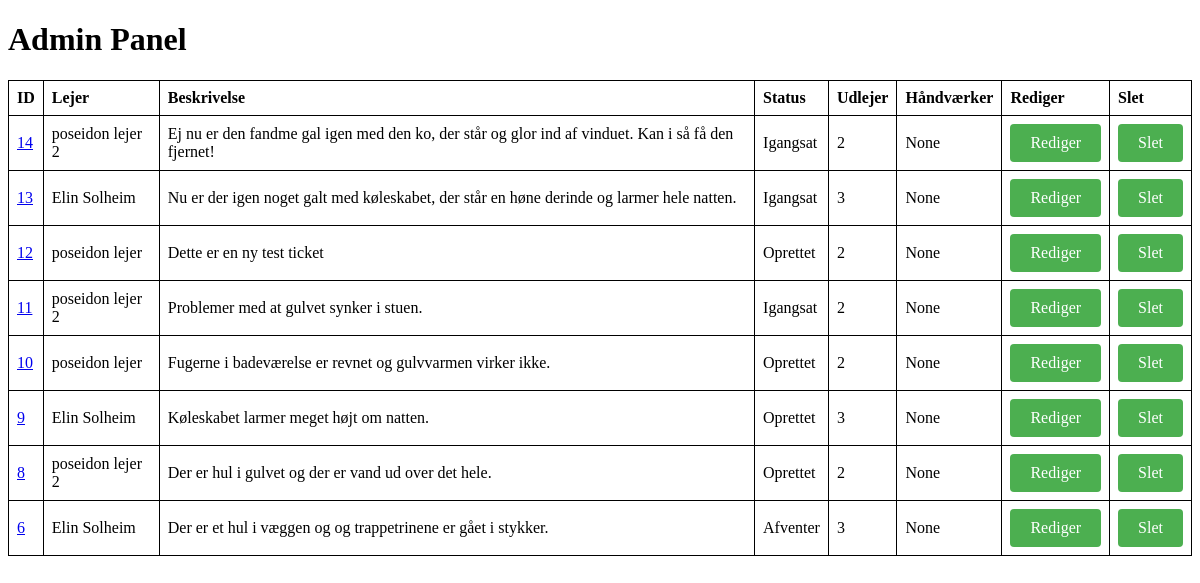
The page /admin (signed in) on the database its author committed.
### tables this page shows
CREATE TABLE tickets (
    id INTEGER PRIMARY KEY AUTOINCREMENT,
    lejer TEXT NOT NULL,
    beskrivelse TEXT NOT NULL,
    status TEXT NOT NULL,
    udlejer TEXT NOT NULL,
    håndværker TEXT,
    user_id INTEGER,
    unit_id INTEGER NOT NULL, created_at TIMESTAMP, updated_at TIMESTAMP, requires_bid BOOLEAN DEFAULT 0, bid_accepted BOOLEAN DEFAULT 0, craftsman_id INTEGER, craftsman_status TEXT DEFAULT 'pending',
    FOREIGN KEY (user_id) REFERENCES users(id),
    FOREIGN KEY (unit_id) REFERENCES units(id)
);

### app.py (the view)
@app.route("/admin")
@flask_login.login_required
def admin():
    if flask_login.current_user.role != 'admin':
        flash('Du har ikke adgang til denne side.', 'error')
        if flask_login.current_user.role == 'udlejer':
            return redirect(url_for('udlejer_dashboard'))
        else:
            return redirect(url_for('index'))
    conn = get_db_connection()
    try:
        udlejer_filter = request.args.get('udlejer', '')
        status_filter = request.args.get('status', '')
        sort_by = request.args.get('sort', 'id')  # Standard: Sortér efter ID
        sort_dir = request.args.get('dir', 'desc')  # Standard: Faldende (nyeste først)
        valid_sort_columns = ['id', 'lejer', 'udlejer', 'status', 'created_at', 'updated_at']
        valid_sort_dirs = ['asc', 'desc']
        if sort_by not in valid_sort_columns:
            sort_by = 'id'
        if sort_dir not in valid_sort_dirs:
            sort_dir = 'desc'
        udlejere = conn.execute('''
            SELECT DISTINCT t.udlejer, u.username
            FROM tickets t
            LEFT JOIN users u ON t.udlejer = u.id
            ORDER BY u.username
        ''').fetchall()
        udlejere_list = []
        for udlejer in udlejere:
            if udlejer['udlejer'] is not None:
                try:
                    udlejer_id = int(udlejer['udlejer'])
                    udlejer_user = conn.execute('SELECT username FROM users WHERE id = ?', (udlejer_id,)).fetchone()
                    if udlejer_user:
                        udlejere_list.append({
                            'id': udlejer_id,
                            'name': udlejer_user['username']
                        })
                except (ValueError, TypeError):
                    udlejere_list.append({
                        'id': udlejer['udlejer'],
                        'name': udlejer['udlejer']
                    })
        statuses = conn.execute('SELECT DISTINCT status FROM tickets ORDER BY status').fetchall()
        query = '''
            SELECT
                t.*,
                u.username as creator_name,
                un.address as unit_address,
                p.name as property_name,
                o.username as udlejer_name
            FROM
                tickets t
            LEFT JOIN
                users u ON t.user_id = u.id
            LEFT JOIN
                units un ON t.unit_id = un.id
            LEFT JOIN
                properties p ON un.property_id = p.id
            LEFT JOIN
                users o ON t.udlejer = o.id
            WHERE 1=1
        '''
        params = []
        if udlejer_filter:
            query += ' AND t.udlejer = ?'
            params.append(udlejer_filter)
        if status_filter:
            query += ' AND t.status = ?'
            params.append(status_filter)
        query += f' ORDER BY t.{sort_by} {sort_dir}'
        tickets = conn.execute(query, params).fetchall()
    except Exception as e:
        print(f"Fejl ved hentning af tickets til admin: {e}")
        tickets = []
        udlejere = []
        statuses = []
    finally:
        conn.close()
    current_udlejer_name = None
    if udlejer_filter:
        for udlejer in udlejere_list:
            if str(udlejer['id']) == str(udlejer_filter):
                current_udlejer_name = udlejer['name']
                break
    return render_template("admin.html", tickets=tickets, udlejere=udlejere_list, statuses=statuses,
                          current_udlejer=udlejer_filter, current_udlejer_name=current_udlejer_name, current_status=status_filter,
                          sort_by=sort_by, sort_dir=sort_dir)

### app.py (called while the page is built)
@login_manager.user_loader
def load_user(user_id):
    conn = get_db_connection()
    user = conn.execute('SELECT * FROM users WHERE id = ?', (user_id,)).fetchone()
    conn.close()
    if user:
        return User(user['id'], user['username'], user['password_hash'], user['role'], user['invitation_token'],
                    user['invited_by'], user['unit_id'])
    return None

@app.context_processor
def inject_login():
    return dict(flask_login=flask_login)

def get_db_connection():
    conn = sqlite3.connect(DATABASE)
    conn.row_factory = sqlite3.Row
    return conn

### templates/admin.html (shortened to what this page needs)
<!DOCTYPE html>
<html>
<head>
</head>
<body>
    <h1>Admin Panel</h1>
    <table>
        <thead>
            <tr>
                <th>ID</th>
                <th>Lejer</th>
                <th>Beskrivelse</th>
                <th>Status</th>
                <th>Udlejer</th>
                <th>Håndværker</th>
                <th>Rediger</th>
                <th>Slet</th>
            </tr>
        </thead>
        <tbody>
            {% for ticket in tickets %}
            <tr>
                <td data-label="ID"><a href="/ticket/{{ ticket.id }}">{{ ticket.id }}</a></td>
                <td data-label="Lejer">{{ ticket.lejer }}</td>
                <td data-label="Beskrivelse">{{ ticket.beskrivelse }}</td>
                <td data-label="Status">{{ ticket.status }}</td>
                <td data-label="Udlejer">{{ ticket.udlejer }}</td>
                <td data-label="Håndværker">{{ ticket.håndværker }}</td>
                <td data-label="Rediger">
                    <a href="/edit/{{ ticket.id }}" class="button-lookalike">Rediger</a>
                </td>
                <td data-label="Slet">
                    <form action="/delete/{{ ticket.id }}" method="post">
                        <input type="submit" value="Slet">
                    </form>
                </td>
            </tr>
            {% endfor %}
        </tbody>
    </table>
</body>
</html>

### templates/admin.html (style rules this page uses)
table { border-collapse: collapse; width: 100%; }
th, td { border: 1px solid black; padding: 8px; text-align: left; }
input[type="submit"], a.button-lookalike { background-color: #4CAF50; color: white; padding: 10px 20px; border: none; cursor: pointer; text-decoration: none; display: inline-block; border-radius: 4px; font-size: 16px; font-family: inherit; }

### rows shown on the page
tickets: id "14", lejer "poseidon lejer 2", beskrivelse "Ej nu er den fandme gal igen med den ko, der står og glor ind af vinduet. Kan i så få den fjernet!", status "Igangsat", udlejer "2", håndværker "None"
tickets: id "13", lejer "Elin Solheim", beskrivelse "Nu er der igen noget galt med køleskabet, der står en høne derinde og larmer hele natten.", status "Igangsat", udlejer "3", håndværker "None"
tickets: id "12", lejer "poseidon lejer", beskrivelse "Dette er en ny test ticket", status "Oprettet", udlejer "2", håndværker "None"
tickets: id "11", lejer "poseidon lejer 2", beskrivelse "Problemer med at gulvet synker i stuen.", status "Igangsat", udlejer "2", håndværker "None"
tickets: id "10", lejer "poseidon lejer", beskrivelse "Fugerne i badeværelse er revnet og gulvvarmen virker ikke.", status "Oprettet", udlejer "2", håndværker "None"
tickets: id "9", lejer "Elin Solheim", beskrivelse "Køleskabet larmer meget højt om natten.", status "Oprettet", udlejer "3", håndværker "None"
tickets: id "8", lejer "poseidon lejer 2", beskrivelse "Der er hul i gulvet og der er vand ud over det hele.", status "Oprettet", udlejer "2", håndværker "None"
tickets: id "6", lejer "Elin Solheim", beskrivelse "Der er et hul i væggen og og trappetrinene er gået i stykker.", status "Afventer", udlejer "3", håndværker "None"
